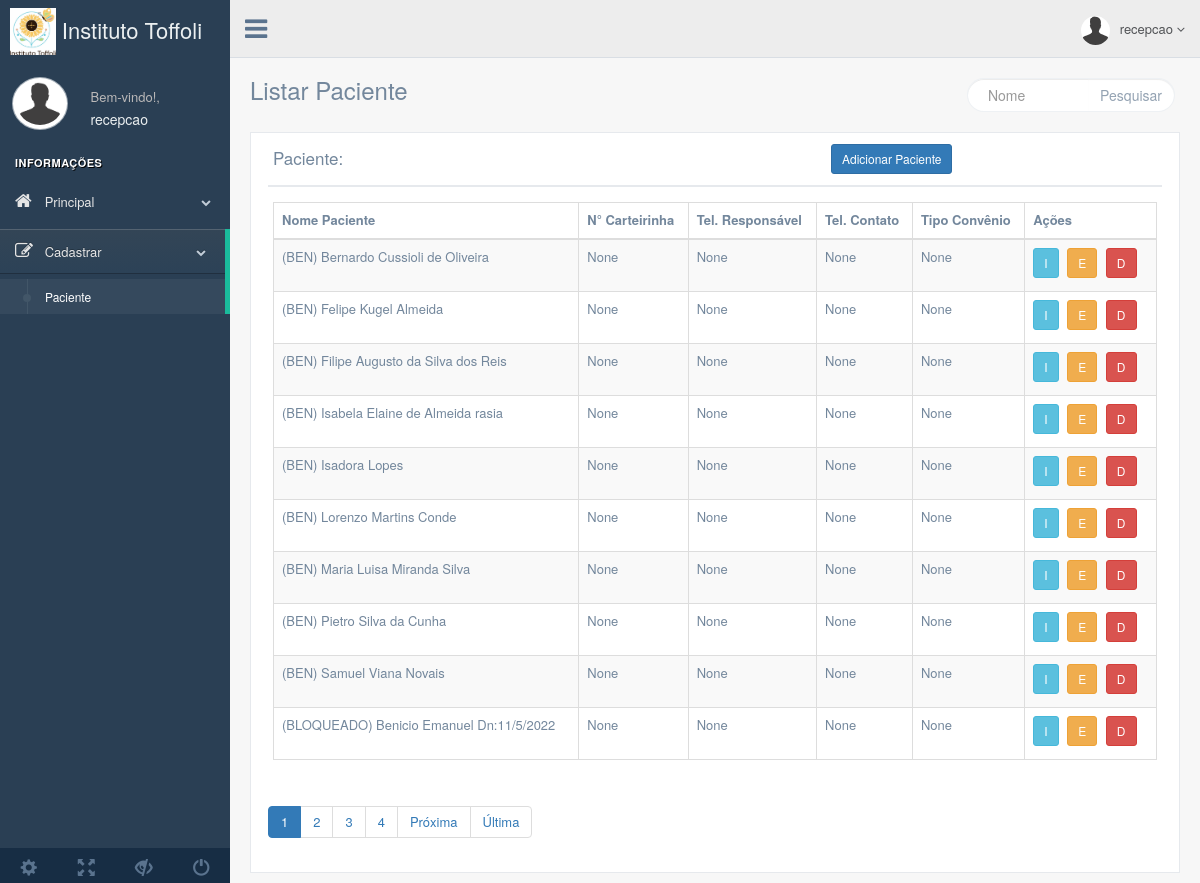
Screenshot of /paciente/list/ (signed in) with the database file from the repository.
### usuarios/models.py (models this page shows, shortened)
class Profile(models.Model):
    user = models.OneToOneField(User, on_delete=models.CASCADE)
    name = models.CharField(default='Nome genérico', max_length=200, null=True)
    title = models.CharField(default = 'Terapeuta', max_length=200, null=True)
    desc_text = 'Terapeuta com consultas'
    desc = models.CharField(default = desc_text, max_length=200, null=True)
    profile_img = models.ImageField(default = 'default-user.png', upload_to= 'images', null=True, blank = True)

### pacientes/models.py (models this page shows, shortened)
class Paciente(models.Model):
    nome = models.CharField(max_length=100)
    documento = models.CharField(max_length=100, blank=True, null=True)
    carteirinha = models.CharField(max_length=100, blank=True, null=True)
    endereco = models.CharField(max_length=100, blank=True, null=True)
    telefone_responsavel = models.CharField(max_length=100, blank=True, null=True)
    telefone_contato = models.CharField(max_length=100, blank=True, null=True)
    telefone_emergencia = models.CharField(max_length=100, blank=True, null=True)
    tipo_convenio = models.CharField(max_length=100, blank=True, null=True)
    data_nascimento = models.DateField(blank=True, null=True)
    nome_responsavel = models.CharField(max_length=100, blank=True, null=True)
    documento_responsavel = models.CharField(max_length=100, blank=True, null=True)
    foto_carteirinha = models.ImageField(upload_to='documentos_pacientes/', blank=True, null=True)
    metric_paciente = models.IntegerField(default=0, editable=False)
    class Meta:
        ordering = ['nome']

### pacientes/views.py (the view)
# urls.py: path('paciente/list/', views.PacienteListView.as_view(), name='paciente-list'),
class PacienteListView(ListView):
    model = models.Paciente
    template_name = 'paciente-list.html'
    context_object_name = 'pacientes'
    paginate_by = 10
    def get_queryset(self):
        queryset = super().get_queryset()
        nome = self.request.GET.get('nome')
        if nome:
            queryset = queryset.filter(nome__icontains=nome)
        return queryset

### pacientes/templates/paciente-list.html (shortened to what this page needs)
{% extends 'componentes/base_site.html' %}
{% block content %}
<div class="right_col" role="main">
    <div class="">
        <div class="page-title">
            <div class="title_left">
                <h3>Listar Paciente</h3>
            </div>
            <div class="title_right">
                <div class="col-md-5 col-sm-5 col-xs-12 form-group pull-right top_search">
                        <div class="input-group">
                            <input type="text" class="form-control" name="nome" placeholder="Nome" value="{{ request.GET.nome }}">
                            <span class="input-group-btn">
                                <button class="btn btn-default" type="button">Pesquisar</button>
                            </span>
                        </div>
                </div>
            </div>
        </div>
        <div class="clearfix"></div>
        <div class="row">
            <div class="col-md-12 col-sm-12 col-xs-12">
                <div class="x_panel">
                    <div class="x_title">
                        <h2>Paciente:</h2>
                        <div class="col-md-2">
                            <a href="{% url 'paciente-create' %}" class="btn btn-primary btn-sm">Adicionar Paciente</a>
                        </div>
                        <div class="clearfix"></div>
                    </div>
                    <div class="x_content">
                        <div class="table-responsive">
                            <table class="table table-striped table-bordered">
                                <thead class="thead-light">
                                    <th>Nome Paciente</th>
                                    <th>N° Carteirinha</th>
                                    <th>Tel. Responsável</th>
                                    <th>Tel. Contato</th>
                                    <th>Tipo Convênio</th>
                                    <th>Ações</th>
                                </thead>
                                <tbody>
                                    {% for paciente in pacientes %}
                                    <tr>
                                        <td>{{ paciente.nome }}</td>
                                        <td>{{ paciente.carteirinha }}</td>
                                        <td>{{ paciente.telefone_responsavel }}</td>
                                        <td>{{ paciente.telefone_contato }}</td>
                                        <td>{{ paciente.tipo_convenio }}</td>
                                        <td>
                                            <a href="{% url 'paciente-detail' paciente.id %}" class="btn btn-info btn-sm">I</a>
                                            <a href="{% url 'paciente-update' paciente.id %}" class="btn btn-warning btn-sm">E</a>
                                            <a href="{% url 'paciente-delete' paciente.id %}" class="btn btn-danger btn-sm">D</a>
                                        </td>
                                    </tr>
                                    {% endfor %}
                                </tbody>
                            </table>
                        </div>
                    </div>
                    {% include 'componentes/_pagination.html' %}
                </div>
            </div>
        </div>
    </div>
    {% endblock %}

### app/templates/componentes/sidebar.html (shortened to what this page needs)
{% load static %}
<div class="left_col scroll-view">
  <div class="navbar nav_title" style="border: 0;">
    <a href="{% url 'calendario:calendar' %}" class="site_title">
      <img src="{% static 'images/institutoToffoli-branco.jpeg' %}" alt="Instituto Toffoli Logo" class="img-fluid" style="max-height: 50px;">
    </i> <span>Instituto Toffoli</span></a>
  </div>
  <div class="profile clearfix">
    <div class="profile_pic">
      <img src="{{user.profile.profile_img.url}}" alt="..." class="img-circle profile_img">
    </div>
    <div class="profile_info">
      <span>Bem-vindo!,</span>
      <h2>{{user}}</h2>
    </div>
  </div>
  <br />
  <div id="sidebar-menu" class="main_menu_side hidden-print main_menu">
    <div class="menu_section">
      <h3>Informações</h3>
      <ul class="nav side-menu">
        <li><a><i class="fa fa-home"></i> Principal <span class="fa fa-chevron-down"></span></a>
        </li>
        {% if perms.calendario.add_event and perms.calendario.view_event  %}
        <li><a><i class="fa fa-edit"></i> Cadastrar <span class="fa fa-chevron-down"></span></a>
          <ul class="nav child_menu">
            <li><a href="{% url 'paciente-list' %}">Paciente</a></li>
            {% endif %}
      </ul>
    </div>
  </div>
  <div class="sidebar-footer hidden-small">
    <a data-toggle="tooltip" data-placement="top" title="Settings">
      <span class="glyphicon glyphicon-cog" aria-hidden="true"></span>
    </a>
    <a data-toggle="tooltip" data-placement="top" title="FullScreen">
      <span class="glyphicon glyphicon-fullscreen" aria-hidden="true"></span>
    </a>
    <a data-toggle="tooltip" data-placement="top" title="Lock">
      <span class="glyphicon glyphicon-eye-close" aria-hidden="true"></span>
    </a>
    <a data-toggle="tooltip" data-placement="top" title="Logout" href="{% url 'logout' %}">
      <span class="glyphicon glyphicon-off" aria-hidden="true"></span>
    </a>
  </div>
</div>

### app/templates/componentes/top_navigation.html (shortened to what this page needs)
<div class="nav_menu">
  <nav>
    <div class="nav toggle">
      <a id="menu_toggle"><i class="fa fa-bars"></i></a>
    </div>
    <ul class="nav navbar-nav navbar-right">
      <li class="">
        <a href="javascript:;" class="user-profile dropdown-toggle" data-toggle="dropdown" aria-expanded="false">
          <img src="{{user.profile.profile_img.url}}" alt="profile-icon">{{user}}
          <span class=" fa fa-angle-down"></span>
        </a>
      </li>
    </ul>
  </nav>
</div>

### rows the page displays
Paciente: nome "(BEN) Bernardo Cussioli de Oliveira", carteirinha "None", telefone_responsavel "None", telefone_contato "None", tipo_convenio "None"
Paciente: nome "(BEN) Felipe Kugel Almeida", carteirinha "None", telefone_responsavel "None", telefone_contato "None", tipo_convenio "None"
Paciente: nome "(BEN) Filipe Augusto da Silva dos Reis", carteirinha "None", telefone_responsavel "None", telefone_contato "None", tipo_convenio "None"
Paciente: nome "(BEN) Isabela Elaine de Almeida rasia", carteirinha "None", telefone_responsavel "None", telefone_contato "None", tipo_convenio "None"
Paciente: nome "(BEN) Isadora Lopes", carteirinha "None", telefone_responsavel "None", telefone_contato "None", tipo_convenio "None"
Paciente: nome "(BEN) Lorenzo Martins Conde", carteirinha "None", telefone_responsavel "None", telefone_contato "None", tipo_convenio "None"
Paciente: nome "(BEN) Maria Luisa Miranda Silva", carteirinha "None", telefone_responsavel "None", telefone_contato "None", tipo_convenio "None"
Paciente: nome "(BEN) Pietro Silva da Cunha", carteirinha "None", telefone_responsavel "None", telefone_contato "None", tipo_convenio "None"
Paciente: nome "(BEN) Samuel Viana Novais", carteirinha "None", telefone_responsavel "None", telefone_contato "None", tipo_convenio "None"
Paciente: nome "(BLOQUEADO) Benicio Emanuel Dn:11/5/2022", carteirinha "None", telefone_responsavel "None", telefone_contato "None", tipo_convenio "None"

### other values shown
{{ user }} "recepcao"
{{ page_number }} "1"
{{ page_number }} "2" "3" "4"
